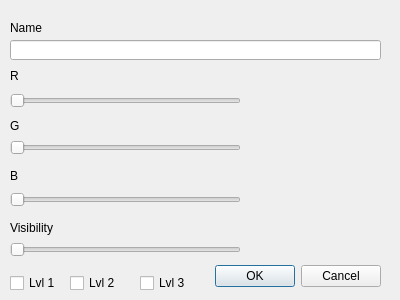
<?xml version="1.0" encoding="UTF-8"?>
<ui version="4.0">
 <class>OptionDialog</class>
 <widget class="QDialog" name="OptionDialog">
  <property name="geometry">
   <rect>
    <x>0</x>
    <y>0</y>
    <width>400</width>
    <height>300</height>
   </rect>
  </property>
  <property name="windowTitle">
   <string>Dialog</string>
  </property>
  <widget class="QDialogButtonBox" name="buttonBox">
   <property name="geometry">
    <rect>
     <x>40</x>
     <y>260</y>
     <width>341</width>
     <height>32</height>
    </rect>
   </property>
   <property name="orientation">
    <enum>Qt::Horizontal</enum>
   </property>
   <property name="standardButtons">
    <set>QDialogButtonBox::Cancel|QDialogButtonBox::Ok</set>
   </property>
  </widget>
  <widget class="QLineEdit" name="lineEdit">
   <property name="geometry">
    <rect>
     <x>10</x>
     <y>40</y>
     <width>371</width>
     <height>20</height>
    </rect>
   </property>
  </widget>
  <widget class="QLabel" name="label">
   <property name="geometry">
    <rect>
     <x>10</x>
     <y>20</y>
     <width>41</width>
     <height>16</height>
    </rect>
   </property>
   <property name="text">
    <string>Name</string>
   </property>
  </widget>
  <widget class="QLabel" name="label_2">
   <property name="geometry">
    <rect>
     <x>10</x>
     <y>70</y>
     <width>37</width>
     <height>12</height>
    </rect>
   </property>
   <property name="text">
    <string>R</string>
   </property>
  </widget>
  <widget class="QLabel" name="label_3">
   <property name="geometry">
    <rect>
     <x>10</x>
     <y>120</y>
     <width>37</width>
     <height>12</height>
    </rect>
   </property>
   <property name="text">
    <string>G</string>
   </property>
  </widget>
  <widget class="QLabel" name="label_4">
   <property name="geometry">
    <rect>
     <x>10</x>
     <y>170</y>
     <width>37</width>
     <height>12</height>
    </rect>
   </property>
   <property name="text">
    <string>B</string>
   </property>
  </widget>
  <widget class="QSlider" name="horizontalSlider">
   <property name="geometry">
    <rect>
     <x>10</x>
     <y>91</y>
     <width>231</width>
     <height>20</height>
    </rect>
   </property>
   <property name="orientation">
    <enum>Qt::Horizontal</enum>
   </property>
  </widget>
  <widget class="QSlider" name="horizontalSlider_2">
   <property name="geometry">
    <rect>
     <x>10</x>
     <y>140</y>
     <width>231</width>
     <height>16</height>
    </rect>
   </property>
   <property name="orientation">
    <enum>Qt::Horizontal</enum>
   </property>
  </widget>
  <widget class="QSlider" name="horizontalSlider_3">
   <property name="geometry">
    <rect>
     <x>10</x>
     <y>190</y>
     <width>231</width>
     <height>20</height>
    </rect>
   </property>
   <property name="orientation">
    <enum>Qt::Horizontal</enum>
   </property>
  </widget>
  <widget class="QLabel" name="label_5">
   <property name="geometry">
    <rect>
     <x>270</x>
     <y>80</y>
     <width>101</width>
     <height>121</height>
    </rect>
   </property>
   <property name="text">
    <string/>
   </property>
  </widget>
  <widget class="QSlider" name="horizontalSlider_4">
   <property name="geometry">
    <rect>
     <x>10</x>
     <y>240</y>
     <width>231</width>
     <height>20</height>
    </rect>
   </property>
   <property name="orientation">
    <enum>Qt::Horizontal</enum>
   </property>
  </widget>
  <widget class="QLabel" name="label_6">
   <property name="geometry">
    <rect>
     <x>10</x>
     <y>220</y>
     <width>91</width>
     <height>16</height>
    </rect>
   </property>
   <property name="text">
    <string>Visibility</string>
   </property>
  </widget>
  <widget class="QCheckBox" name="checkBox">
   <property name="geometry">
    <rect>
     <x>10</x>
     <y>270</y>
     <width>93</width>
     <height>26</height>
    </rect>
   </property>
   <property name="text">
    <string>Lvl 1</string>
   </property>
  </widget>
  <widget class="QCheckBox" name="checkBox_2">
   <property name="geometry">
    <rect>
     <x>70</x>
     <y>270</y>
     <width>93</width>
     <height>26</height>
    </rect>
   </property>
   <property name="text">
    <string>Lvl 2</string>
   </property>
  </widget>
  <widget class="QCheckBox" name="checkBox_3">
   <property name="geometry">
    <rect>
     <x>140</x>
     <y>270</y>
     <width>93</width>
     <height>26</height>
    </rect>
   </property>
   <property name="text">
    <string>Lvl 3</string>
   </property>
  </widget>
 </widget>
 <resources/>
 <connections>
  <connection>
   <sender>buttonBox</sender>
   <signal>accepted()</signal>
   <receiver>OptionDialog</receiver>
   <slot>accept()</slot>
   <hints>
    <hint type="sourcelabel">
     <x>248</x>
     <y>254</y>
    </hint>
    <hint type="destinationlabel">
     <x>157</x>
     <y>274</y>
    </hint>
   </hints>
  </connection>
  <connection>
   <sender>buttonBox</sender>
   <signal>rejected()</signal>
   <receiver>OptionDialog</receiver>
   <slot>reject()</slot>
   <hints>
    <hint type="sourcelabel">
     <x>316</x>
     <y>260</y>
    </hint>
    <hint type="destinationlabel">
     <x>286</x>
     <y>274</y>
    </hint>
   </hints>
  </connection>
 </connections>
</ui>
